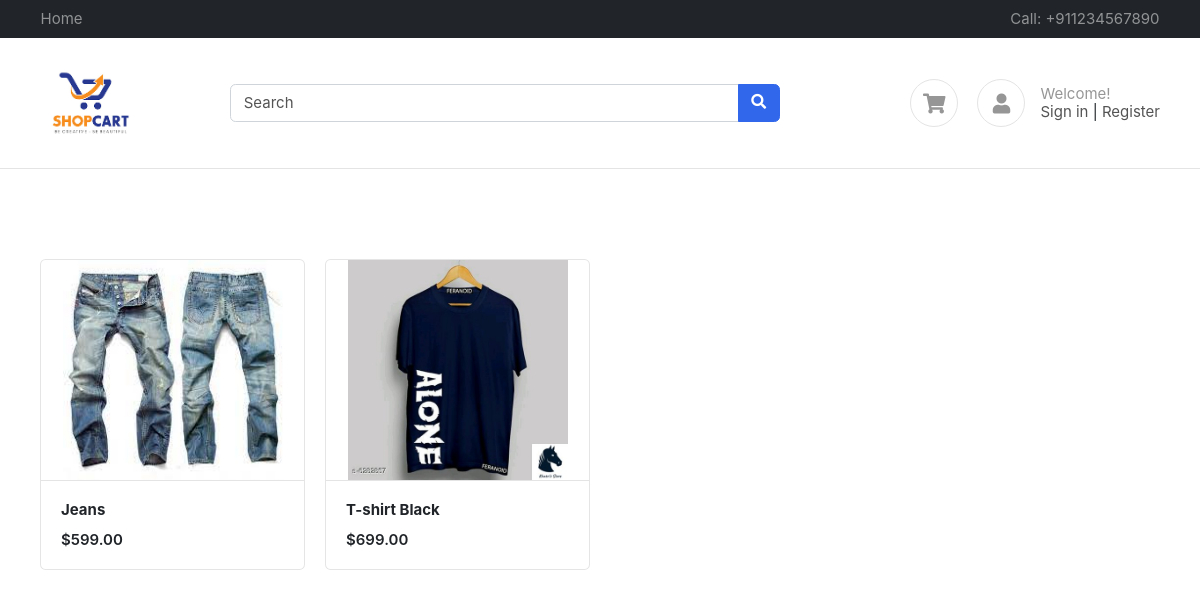
The app's page /, older data.
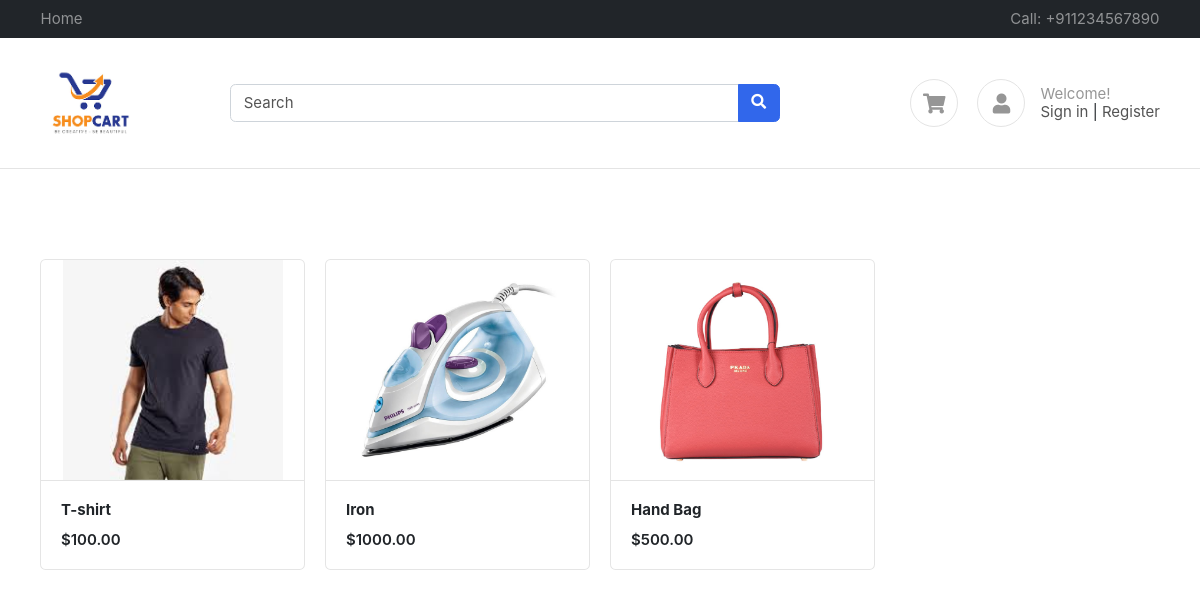
The same page, newer data.
### products/models.py (models this page shows, shortened)
class Product(BaseModel):
    product_name = models.CharField(max_length=100)
    price = models.IntegerField()
    product_desription = models.TextField()

class ProductImage(BaseModel):
    product = models.ForeignKey(Product , on_delete=models.CASCADE , related_name="product_images")
    image =  models.ImageField(upload_to="product")

### home/views.py (the view)
# urls.py: path('' , index , name="index"),
def index(request):
    context = {'products' : Product.objects.all()}
    return render(request , 'home/index.html' , context)

### templates/home/index.html
{% extends "base/base.html"%}
{%  block start %}
<div class="container mt-5 pt-5">
    <div class="row">
        {% for product in products %}
        <div class="col-md-3">
            <figure class="card card-product-grid">
                <div class="img-wrap"> <img src="/media/{{product.product_images.first.image}}"> </div>
                <figcaption class="info-wrap border-top">
                    <a href="{% url 'get_product' product.uid %}" class="title">
                        <b>{{product.product_name}}</b></a>
                    <div class="price mt-2">${{product.price}}.00</div>
                </figcaption>
            </figure>
        </div>
        {% endfor %}
    </div>
    </div>
{% endblock %}

### templates/base/base.html (shortened to what this page needs)
{% load static %}
<!DOCTYPE HTML>
<html lang="en">
<head>
<link href="/media/css/bootstrap.css" rel="stylesheet" type="text/css"/>
<link href="/media/fonts/fontawesome/css/all.min.css" type="text/css" rel="stylesheet">
<link href="/media/css/ui.css" rel="stylesheet" type="text/css"/>
<link href="/media/css/responsive.css" rel="stylesheet" />
</head>
<body>
	<header class="section-header">
		<nav class="navbar navbar-dark navbar-expand p-0 bg-dark">
			<div class="container">
			<ul class="navbar-nav d-none d-md-flex mr-auto">
				<li class="nav-item"><a class="nav-link" href="http://127.0.0.1:8000/">Home</a></li>
			</ul>
			<ul class="navbar-nav">
				<li class="nav-item"><a href="#" class="nav-link"> Call: +911234567890 </a></li>
			</ul>
		  	</div>
		</nav>
		<section class="header-main border-bottom">
			<div class="container">
				<div class="row align-items-center">
					<div class="col-lg-2 col-4">
						<div class="brand-wrap">
							<img class="logo" src="{% static 'images/logo1.png' %}">
						</div>
					</div>
					<div class="col-lg-6 col-sm-12">
						<form action="#" class="search">
							<div class="input-group w-100">
								<input type="text" class="form-control" placeholder="Search">
								<div class="input-group-append">
								<button class="btn btn-primary" type="submit">
									<i class="fa fa-search"></i>
								</button>
								</div>
							</div>
						</form>
					</div>
					<div class="col-lg-4 col-sm-6 col-8">
						<div class="widgets-wrap float-md-right">
							<div class="widget-header  mr-3">
								<a href="{%  url 'cart' %}" class="icon icon-sm rounded-circle border"><i class="fa fa-shopping-cart"></i></a>
							</div>
							<div class="widget-header icontext">
								<a href="#" class="icon icon-sm rounded-circle border"><i class="fa fa-user"></i></a>
								<div class="text">
									{% if user.is_authenticated %}
										<span class="text-muted">Welcome, {{ user.username }}!</span>
										<div>
											<form id="logout-form" action="{% url 'logout' %}" method="post" style="display: inline;">
												{% csrf_token %}
												<button type="submit" class="btn btn-link" style="padding: 0;">Logout</button>
											</form>
										</div>
									{% else %}
										<span class="text-muted">Welcome!</span>
										<div>
											<a href="{% url 'login' %}">Sign in</a> |
											<a href="{% url 'register' %}">Register</a>
										</div>
									{% endif %}
								</div>
							</div>
						</div>
					</div>
				</div>
			</div>
		</section>
	</header>
	{% block start %}
	{% endblock %}
</body>
</html>

### static/css/ui.css (style rules this page uses)
html { font-family: 'Inter', sans-serif; font-size: 15px; }
.img-wrap { text-align: center; display: block; }
.img-wrap img { max-width: 100%; }
.icon-xs, .icon-sm, .icon-md, .icon-lg { display: inline-block; text-align: center; flex-shrink: 0; flex-grow: 0; }
.icon-sm { width: 48px; height: 48px; line-height: 48px; font-size: 20px; }
figure { margin-bottom: 0; }
.card .title { color: #212529; }
.header-main { position: relative; padding-top: 1rem; padding-bottom: 1rem; }
.brand-wrap .logo, .navbar-brand .logo { margin-right: 7px; max-height: 100px; display: inline-block; }
.widget-header { display: inline-block; vertical-align: middle; position: relative; }
.widget-header a { color: #545454; }
.widget-header i { color: #969696; }
[class*='card-product'] a.title { color: #212529; display: block; }
[class*='card-product'] .img-wrap { overflow: hidden; position: relative; }
[class*='card-product'] .img-wrap img { height: 100%; max-width: 100%; width: auto; display: inline-block; object-fit: cover; }
.card-product-grid { margin-bottom: 20px; }
.card-product-grid .img-wrap { border-radius: 0.2rem 0.2rem 0 0; height: 220px; }
.card-product-grid .info-wrap { overflow: hidden; padding: 18px 20px; }
.card .img-wrap { overflow: hidden; }
.icontext { display: inline-flex; align-items: center; vertical-align: middle; }
.icontext .text { width: 100%; line-height: 1.2; color: #212529; }
.icontext .icon { position: relative; margin-right: 15px; flex-shrink: 0; flex-grow: 0; }
.price { font-weight: 600; color: #212529; }

Row changes from the older to the newer data that the page shows:
removed Product: product_images.first.image (picture), product_name "Jeans", price "599"
removed Product: product_images.first.image (picture), product_name "T-shirt Black", price "699"
added Product: product_images.first.image (picture), product_name "T-shirt", price "100"
added Product: product_images.first.image (picture), product_name "Iron", price "1000"
added Product: product_images.first.image (picture), product_name "Hand Bag", price "500"
